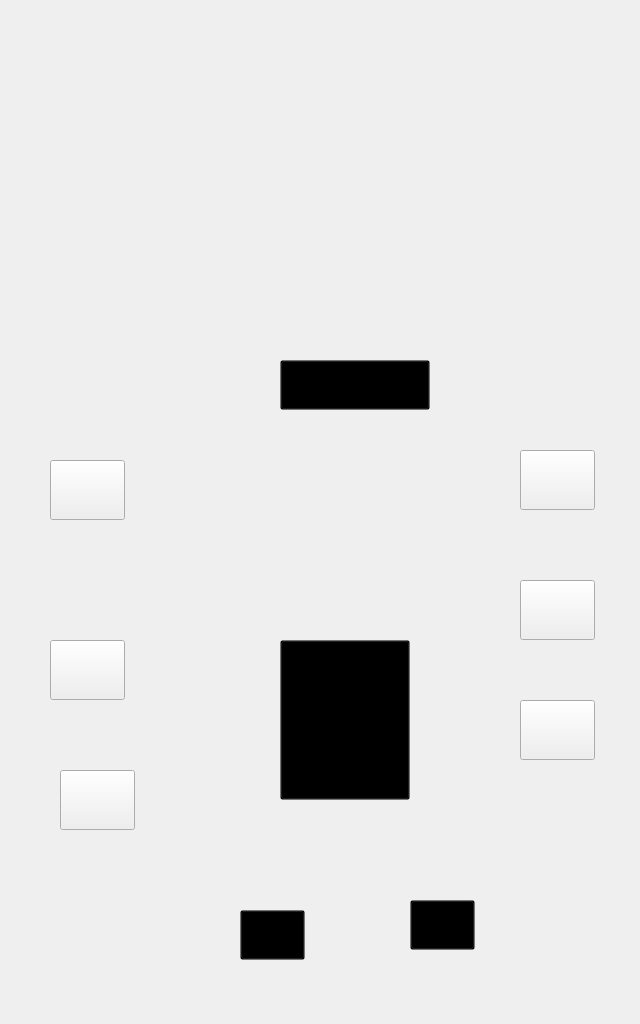
<?xml version="1.0" encoding="UTF-8"?>
<ui version="4.0">
 <class>DesktopPet</class>
 <widget class="QMainWindow" name="DesktopPet">
  <property name="geometry">
   <rect>
    <x>0</x>
    <y>0</y>
    <width>640</width>
    <height>1024</height>
   </rect>
  </property>
  <property name="minimumSize">
   <size>
    <width>640</width>
    <height>1024</height>
   </size>
  </property>
  <property name="maximumSize">
   <size>
    <width>640</width>
    <height>1024</height>
   </size>
  </property>
  <property name="windowTitle">
   <string>DesktopPet</string>
  </property>
  <property name="styleSheet">
   <string notr="true">QMainWindow#DesktopPet{border-image: url(:/angry/img/Animations/angry/angry_00.jpg);}</string>
  </property>
  <widget class="QWidget" name="centralwidget">
   <widget class="QPushButton" name="btn_head">
    <property name="geometry">
     <rect>
      <x>280</x>
      <y>360</y>
      <width>150</width>
      <height>50</height>
     </rect>
    </property>
    <property name="minimumSize">
     <size>
      <width>150</width>
      <height>50</height>
     </size>
    </property>
    <property name="maximumSize">
     <size>
      <width>150</width>
      <height>50</height>
     </size>
    </property>
    <property name="styleSheet">
     <string notr="true">background-color:transparent;</string>
    </property>
    <property name="text">
     <string/>
    </property>
   </widget>
   <widget class="QPushButton" name="btn_cymbal">
    <property name="geometry">
     <rect>
      <x>50</x>
      <y>460</y>
      <width>75</width>
      <height>60</height>
     </rect>
    </property>
    <property name="minimumSize">
     <size>
      <width>60</width>
      <height>60</height>
     </size>
    </property>
    <property name="styleSheet">
     <string notr="true">border-image: url(:/Buttons/img/Buttons/cymbal.png);</string>
    </property>
    <property name="text">
     <string/>
    </property>
   </widget>
   <widget class="QPushButton" name="btn_eat">
    <property name="geometry">
     <rect>
      <x>60</x>
      <y>770</y>
      <width>75</width>
      <height>60</height>
     </rect>
    </property>
    <property name="minimumSize">
     <size>
      <width>60</width>
      <height>60</height>
     </size>
    </property>
    <property name="styleSheet">
     <string notr="true">border-image: url(:/Buttons/img/Buttons/eat.png);</string>
    </property>
    <property name="text">
     <string/>
    </property>
   </widget>
   <widget class="QPushButton" name="btn_stomach">
    <property name="geometry">
     <rect>
      <x>280</x>
      <y>640</y>
      <width>130</width>
      <height>160</height>
     </rect>
    </property>
    <property name="minimumSize">
     <size>
      <width>130</width>
      <height>160</height>
     </size>
    </property>
    <property name="maximumSize">
     <size>
      <width>130</width>
      <height>160</height>
     </size>
    </property>
    <property name="styleSheet">
     <string notr="true">background-color:transparent;</string>
    </property>
    <property name="text">
     <string/>
    </property>
   </widget>
   <widget class="QPushButton" name="btn_drink">
    <property name="geometry">
     <rect>
      <x>50</x>
      <y>640</y>
      <width>75</width>
      <height>60</height>
     </rect>
    </property>
    <property name="minimumSize">
     <size>
      <width>60</width>
      <height>60</height>
     </size>
    </property>
    <property name="styleSheet">
     <string notr="true">border-image: url(:/Buttons/img/Buttons/drink.png);</string>
    </property>
    <property name="text">
     <string/>
    </property>
   </widget>
   <widget class="QPushButton" name="btn_scratch">
    <property name="geometry">
     <rect>
      <x>520</x>
      <y>700</y>
      <width>75</width>
      <height>60</height>
     </rect>
    </property>
    <property name="minimumSize">
     <size>
      <width>60</width>
      <height>60</height>
     </size>
    </property>
    <property name="styleSheet">
     <string notr="true">border-image: url(:/Buttons/img/Buttons/scratch.png);</string>
    </property>
    <property name="text">
     <string/>
    </property>
   </widget>
   <widget class="QPushButton" name="btn_rightfoot">
    <property name="geometry">
     <rect>
      <x>410</x>
      <y>900</y>
      <width>65</width>
      <height>50</height>
     </rect>
    </property>
    <property name="minimumSize">
     <size>
      <width>65</width>
      <height>50</height>
     </size>
    </property>
    <property name="maximumSize">
     <size>
      <width>65</width>
      <height>50</height>
     </size>
    </property>
    <property name="styleSheet">
     <string notr="true">background-color:transparent;</string>
    </property>
    <property name="text">
     <string/>
    </property>
   </widget>
   <widget class="QPushButton" name="btn_fart">
    <property name="geometry">
     <rect>
      <x>520</x>
      <y>450</y>
      <width>75</width>
      <height>60</height>
     </rect>
    </property>
    <property name="minimumSize">
     <size>
      <width>60</width>
      <height>60</height>
     </size>
    </property>
    <property name="styleSheet">
     <string notr="true">border-image: url(:/Buttons/img/Buttons/fart.png);</string>
    </property>
    <property name="text">
     <string/>
    </property>
   </widget>
   <widget class="QPushButton" name="btn_pie">
    <property name="geometry">
     <rect>
      <x>520</x>
      <y>580</y>
      <width>75</width>
      <height>60</height>
     </rect>
    </property>
    <property name="minimumSize">
     <size>
      <width>60</width>
      <height>60</height>
     </size>
    </property>
    <property name="styleSheet">
     <string notr="true">border-image: url(:/Buttons/img/Buttons/pie.png);</string>
    </property>
    <property name="text">
     <string/>
    </property>
   </widget>
   <widget class="QPushButton" name="btn_leftfoot">
    <property name="geometry">
     <rect>
      <x>240</x>
      <y>910</y>
      <width>65</width>
      <height>50</height>
     </rect>
    </property>
    <property name="minimumSize">
     <size>
      <width>65</width>
      <height>50</height>
     </size>
    </property>
    <property name="maximumSize">
     <size>
      <width>65</width>
      <height>50</height>
     </size>
    </property>
    <property name="styleSheet">
     <string notr="true">background-color:transparent;</string>
    </property>
    <property name="text">
     <string/>
    </property>
   </widget>
  </widget>
 </widget>
 <resources/>
 <connections/>
</ui>
